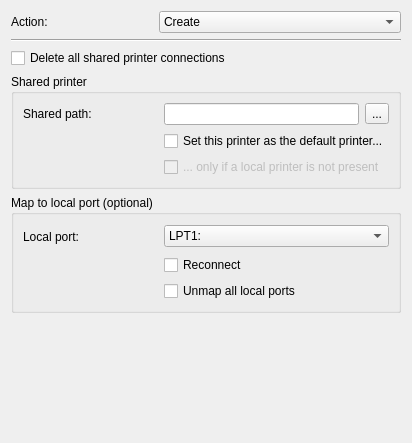
<?xml version="1.0" encoding="UTF-8"?>
<ui version="4.0">
 <class>SharedPrinterWidget</class>
 <widget class="QWidget" name="SharedPrinterWidget">
  <property name="geometry">
   <rect>
    <x>0</x>
    <y>0</y>
    <width>395</width>
    <height>443</height>
   </rect>
  </property>
  <property name="sizePolicy">
   <sizepolicy hsizetype="Preferred" vsizetype="Preferred">
    <horstretch>38</horstretch>
    <verstretch>44</verstretch>
   </sizepolicy>
  </property>
  <property name="windowTitle">
   <string>Form</string>
  </property>
  <layout class="QGridLayout" name="gridLayout_3">
   <item row="0" column="0">
    <layout class="QHBoxLayout" name="horizontalLayout_4">
     <item>
      <widget class="QLabel" name="actionLabel">
       <property name="sizePolicy">
        <sizepolicy hsizetype="Fixed" vsizetype="Preferred">
         <horstretch>0</horstretch>
         <verstretch>0</verstretch>
        </sizepolicy>
       </property>
       <property name="minimumSize">
        <size>
         <width>142</width>
         <height>0</height>
        </size>
       </property>
       <property name="text">
        <string>Action:</string>
       </property>
       <property name="buddy">
        <cstring>actionComboBox</cstring>
       </property>
      </widget>
     </item>
     <item>
      <widget class="QComboBox" name="actionComboBox">
       <property name="currentText">
        <string>Create</string>
       </property>
       <item>
        <property name="text">
         <string>Create</string>
        </property>
       </item>
       <item>
        <property name="text">
         <string>Replace</string>
        </property>
       </item>
       <item>
        <property name="text">
         <string>Update</string>
        </property>
       </item>
       <item>
        <property name="text">
         <string>Delete</string>
        </property>
       </item>
      </widget>
     </item>
    </layout>
   </item>
   <item row="1" column="0">
    <widget class="Line" name="line">
     <property name="font">
      <font>
       <family>Sans Serif</family>
       <pointsize>9</pointsize>
      </font>
     </property>
     <property name="orientation">
      <enum>Qt::Horizontal</enum>
     </property>
    </widget>
   </item>
   <item row="2" column="0">
    <widget class="QCheckBox" name="deleteCheckBox">
     <property name="sizePolicy">
      <sizepolicy hsizetype="Preferred" vsizetype="Fixed">
       <horstretch>0</horstretch>
       <verstretch>0</verstretch>
      </sizepolicy>
     </property>
     <property name="text">
      <string>Delete all shared printer connections</string>
     </property>
    </widget>
   </item>
   <item row="3" column="0">
    <widget class="QGroupBox" name="sharedGroupBox">
     <property name="sizePolicy">
      <sizepolicy hsizetype="Preferred" vsizetype="Preferred">
       <horstretch>38</horstretch>
       <verstretch>0</verstretch>
      </sizepolicy>
     </property>
     <property name="focusPolicy">
      <enum>Qt::NoFocus</enum>
     </property>
     <property name="title">
      <string>Shared printer</string>
     </property>
     <layout class="QGridLayout" name="gridLayout_2">
      <item row="0" column="0">
       <widget class="QLabel" name="sharedPathLabel">
        <property name="sizePolicy">
         <sizepolicy hsizetype="Fixed" vsizetype="Preferred">
          <horstretch>0</horstretch>
          <verstretch>0</verstretch>
         </sizepolicy>
        </property>
        <property name="minimumSize">
         <size>
          <width>135</width>
          <height>0</height>
         </size>
        </property>
        <property name="text">
         <string>Shared path:</string>
        </property>
        <property name="buddy">
         <cstring>sharedPathLineEdit</cstring>
        </property>
       </widget>
      </item>
      <item row="0" column="1">
       <widget class="QLineEdit" name="sharedPathLineEdit">
        <property name="sizePolicy">
         <sizepolicy hsizetype="Expanding" vsizetype="Preferred">
          <horstretch>0</horstretch>
          <verstretch>0</verstretch>
         </sizepolicy>
        </property>
       </widget>
      </item>
      <item row="0" column="2">
       <widget class="QToolButton" name="sharedPathToolButton">
        <property name="text">
         <string>...</string>
        </property>
       </widget>
      </item>
      <item row="1" column="1" colspan="2">
       <widget class="QCheckBox" name="setPrinterCheckBox">
        <property name="sizePolicy">
         <sizepolicy hsizetype="Maximum" vsizetype="Fixed">
          <horstretch>0</horstretch>
          <verstretch>0</verstretch>
         </sizepolicy>
        </property>
        <property name="text">
         <string>Set this printer as the default printer...</string>
        </property>
       </widget>
      </item>
      <item row="2" column="1" colspan="2">
       <widget class="QCheckBox" name="onlyIfCheckBox">
        <property name="enabled">
         <bool>false</bool>
        </property>
        <property name="sizePolicy">
         <sizepolicy hsizetype="Maximum" vsizetype="Fixed">
          <horstretch>0</horstretch>
          <verstretch>0</verstretch>
         </sizepolicy>
        </property>
        <property name="text">
         <string>... only if a local printer is not present</string>
        </property>
       </widget>
      </item>
     </layout>
    </widget>
   </item>
   <item row="4" column="0">
    <widget class="QGroupBox" name="mapGroupBox">
     <property name="title">
      <string>Map to local port (optional)</string>
     </property>
     <layout class="QGridLayout" name="gridLayout">
      <item row="0" column="0">
       <widget class="QLabel" name="localPortLabel">
        <property name="sizePolicy">
         <sizepolicy hsizetype="Fixed" vsizetype="Fixed">
          <horstretch>0</horstretch>
          <verstretch>0</verstretch>
         </sizepolicy>
        </property>
        <property name="minimumSize">
         <size>
          <width>135</width>
          <height>25</height>
         </size>
        </property>
        <property name="maximumSize">
         <size>
          <width>65</width>
          <height>16777215</height>
         </size>
        </property>
        <property name="text">
         <string>Local port:</string>
        </property>
        <property name="buddy">
         <cstring>localPortComboBox</cstring>
        </property>
       </widget>
      </item>
      <item row="0" column="1" colspan="2">
       <widget class="QComboBox" name="localPortComboBox">
        <item>
         <property name="text">
          <string>LPT1:</string>
         </property>
        </item>
        <item>
         <property name="text">
          <string>LPT2:</string>
         </property>
        </item>
        <item>
         <property name="text">
          <string>LPT3:</string>
         </property>
        </item>
        <item>
         <property name="text">
          <string>LPT4:</string>
         </property>
        </item>
       </widget>
      </item>
      <item row="2" column="1">
       <widget class="QCheckBox" name="unmapCheckBox">
        <property name="text">
         <string>Unmap all local ports</string>
        </property>
       </widget>
      </item>
      <item row="1" column="1">
       <widget class="QCheckBox" name="reconnectCheckBox">
        <property name="text">
         <string>Reconnect</string>
        </property>
       </widget>
      </item>
     </layout>
    </widget>
   </item>
   <item row="5" column="0">
    <spacer name="verticalSpacer">
     <property name="orientation">
      <enum>Qt::Vertical</enum>
     </property>
     <property name="sizeHint" stdset="0">
      <size>
       <width>20</width>
       <height>40</height>
      </size>
     </property>
    </spacer>
   </item>
  </layout>
 </widget>
 <tabstops>
  <tabstop>actionComboBox</tabstop>
  <tabstop>deleteCheckBox</tabstop>
  <tabstop>sharedPathLineEdit</tabstop>
  <tabstop>sharedPathToolButton</tabstop>
  <tabstop>setPrinterCheckBox</tabstop>
  <tabstop>onlyIfCheckBox</tabstop>
  <tabstop>localPortComboBox</tabstop>
  <tabstop>reconnectCheckBox</tabstop>
  <tabstop>unmapCheckBox</tabstop>
 </tabstops>
 <resources/>
 <connections>
  <connection>
   <sender>setPrinterCheckBox</sender>
   <signal>toggled(bool)</signal>
   <receiver>onlyIfCheckBox</receiver>
   <slot>setEnabled(bool)</slot>
   <hints>
    <hint type="sourcelabel">
     <x>222</x>
     <y>154</y>
    </hint>
    <hint type="destinationlabel">
     <x>222</x>
     <y>183</y>
    </hint>
   </hints>
  </connection>
 </connections>
</ui>
